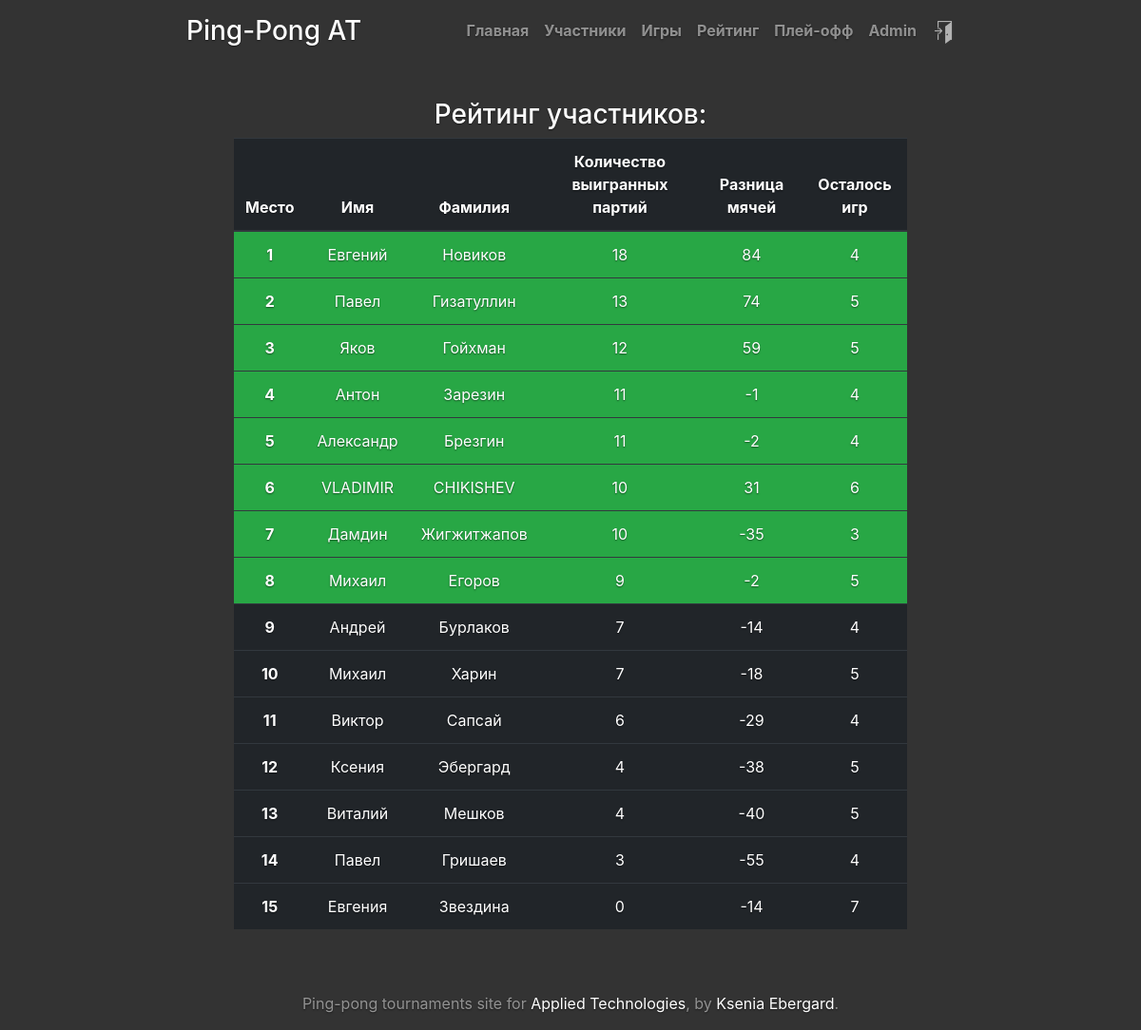
The page /rating/ (signed in) on the database as committed earlier.
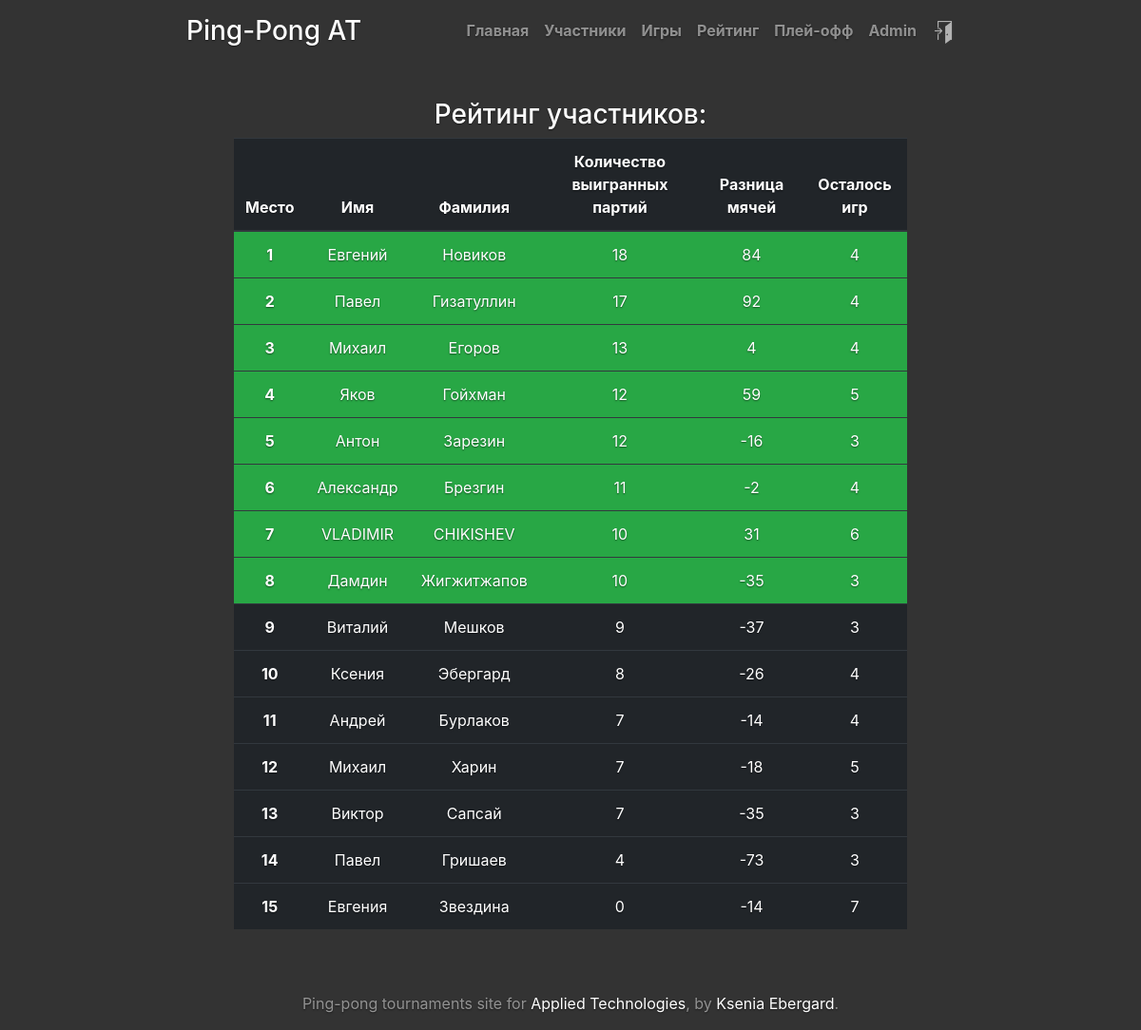
The same page on the database as committed later.
### tournament/models.py (models this page shows, shortened)
class Participant(models.Model):
    tournament = models.ForeignKey(Tournament, to_field='id', on_delete=models.CASCADE)
    user = models.ForeignKey(User, to_field='username', on_delete=models.CASCADE)
    drawn_number = models.SmallIntegerField('drawn number', blank=True, null=True)
    initialized = models.BooleanField(default=False)
    win_sets = models.IntegerField(default=0)
    win_balls = models.IntegerField(default=0)
    games_left = models.IntegerField(default=10)
    class Meta:
        unique_together = ('tournament', 'user')
    def __eq__(self, other):
        if isinstance(other, self.__class__):
            return self.tournament == other.tournament and self.user == other.user
        return False
    def save(self, *args, **kwargs):
        super(Participant, self).save(*args, **kwargs)

### tournament/views.py (the view)
# urls.py: path('rating/', views.rating, name='rating'),
def rating(request):
    tournament = get_current_tournament()
    if tournament:
        tournament_status = tournament.get_status()
    else:
        return HttpResponse("<h2>Rating is not available</h2>")
    recount_rating()
    participants = list(tournament.participant_set.all())
    participants.sort(key=lambda elem: (elem.win_sets, elem.win_balls), reverse=True)
    if tournament_status in (0, 1, 2, 3):
        return render(request, 'tournament/rating.html', locals())
    else:
        return HttpResponse("<h2>Participants rating is not available</h2>")

### tournament/functions.py (called while the page is built)
def get_current_tournament():
    if Tournament.objects.exists():
        return Tournament.objects.latest('id')
    return None

def recount_rating():
    tournament = get_current_tournament()
    for p in tournament.participant_set.all():
        p.win_sets = 0
        p.win_balls = 0
        p.games_left = 0
        for g in Game.objects.filter((Q(participant1=p) | Q(participant2=p)) & Q(game_id=0)):
            if g.setresult_set.exists():
                for r in g.setresult_set.all():
                    if g.participant1 == p:
                        if r.result1 > r.result2:
                            p.win_sets += 1
                        p.win_balls += r.result1 - r.result2
                    else:
                        if r.result2 > r.result1:
                            p.win_sets += 1
                        p.win_balls += r.result2 - r.result1
            else:
                p.games_left += 1
        p.save(update_fields=["win_sets", "win_balls", "games_left"])

### tournament/models.py (called while the page is built)
    def number_of_participants(self):
        return self.participant_set.count()

    def get_status(self):
        if timezone.now() < self.reg_end:
            return 0
        elif timezone.now() >= self.reg_end and timezone.localdate() < self.start_date:
            return 1
        elif self.start_date <= timezone.localdate() < self.start_date_playoff:
            return 2
        elif self.start_date_playoff <= timezone.localdate() <= self.end_date:
            return 3
        else:
            return 4

### tournament/templates/tournament/rating.html (shortened to what this page needs)
{% extends "base.html" %}
{% block content %}
<h3 class="cover-heading">Рейтинг участников:</h3>
<table class="table table-dark">
    <thead>
        <tr>
            <th scope="col">Место</th>
            <th scope="col">Имя</th>
            <th scope="col">Фамилия</th>
            <th scope="col">Количество выигранных партий</th>
            <th scope="col">Разница мячей</th>
            <th scope="col">Осталось игр</th>
        </tr>
    </thead>
    <tbody>
    {% for p in participants %}
        {% if forloop.counter <= 8 %}
        <tr class="bg-success">
        {% else %}
        <tr>
        {% endif %}
            <th scope="row">{{ forloop.counter }}</th>
            <td>{{ p.user.first_name }}</td>
            <td>{{ p.user.last_name }}</td>
            <td>{{ p.win_sets }}</td>
            <td>{{ p.win_balls }}</td>
            <td>{{ p.games_left }}</td>
        </tr>
    {% endfor %}
    </tbody>
</table>
{% endblock %}

### templates/base.html (shortened to what this page needs)
{% load static %}
<!DOCTYPE html>
<html lang="en">
<head>
    <link rel="stylesheet" href="{% static "tournament/bootstrap.min.css"%}">
    <link rel="stylesheet" href="{% static "tournament/cover.css"%}">
</head>
<body class="text-center">
    <div class="cover-container d-flex h-100 p-3 mx-auto flex-column">
        <header class="masthead mb-auto">
            <div class="inner">
              <h3 class="masthead-brand">Ping-Pong AT</h3>
              <nav class="nav nav-masthead justify-content-center">
                <a class="nav-link" href="/">Главная</a>
                {% if tournament_status == 0 or tournament_status == 1 or tournament_status == 2 or tournament_status == 3 %}
                    {% if tournament.number_of_participants > 0  %}
                        <a class="nav-link" href="/participants">Участники</a>
                    {% endif %}
                {% endif %}
                {% if tournament_status == 1 or tournament_status == 2 or tournament_status == 3 %}
                    <a class="nav-link" href="/games">Игры</a>
                {% endif %}
                {% if tournament_status == 2 or tournament_status == 3 %}
                    <a class="nav-link" href="/rating">Рейтинг</a>
                {% endif %}
                {% if tournament_status == 2 or tournament_status == 3 %}
                    <a class="nav-link" href="/playoff">Плей-офф</a>
                {% endif %}
                {% if request.user.is_authenticated %}
                  {% if request.user.first_name %}
                    <a class="nav-link" href="/accounts/me/">{{ request.user.first_name }}</a>
                  {% else %}
                    <a class="nav-link" href="/accounts/me/">{{ request.user }}</a>
                  {% endif %}
                  <a class="nav-link" href="/accounts/logout/"><img src="{% static "tournament/door-exit.png"%}" style="filter: invert(70%)"></a>
                {% else %}
                  <a class="nav-link" href="/accounts/login/">Войти</a>
                {% endif %}
              </nav>
            </div>
        </header>
        <main role="main" class="inner cover">
            {% block content %}{% endblock %}
        </main>
        <footer class="mastfoot mt-auto">
            <div class="inner">
              <p>Ping-pong tournaments site for <a href="http://www.appliedtech.ru" target="_blank">Applied Technologies</a>, by <a href="https://vk.com/ebergard" target="_blank">Ksenia Ebergard</a>.
             </p>
            </div>
        </footer>
    </div>
</body>
</html>

### tournament/static/tournament/cover.css (style rules this page uses)
a, a:focus, a:hover { color: #fff; }
html, body { height: 100%; background-color: #333; }
body { display: -ms-flexbox; display: -webkit-box; display: flex; -ms-flex-pack: center; -webkit-box-pack: center; justify-content: center; color: #fff; text-shadow: 0 .05rem .1rem rgba(0, 0, 0, .5); }
.cover-container { width: 70%; }
.masthead { margin-bottom: 2rem; }
.masthead-brand { margin-bottom: 0; }
.nav-masthead .nav-link { padding: .25rem 0; font-weight: 700; color: rgba(255, 255, 255, .5); background-color: transparent; border-bottom: .25rem solid transparent; }
.nav-masthead .nav-link + .nav-link { margin-left: 1rem; }
@media (min-width: 48em) { .masthead-brand { float: left; } }
@media (min-width: 48em) { .nav-masthead { float: right; } }
.cover { padding: 50px 50px; }
.mastfoot { color: rgba(255, 255, 255, .5); }

Rows that differ between the two databases and show on the page:
changed Participant "Гизатуллин": win_sets "13" → "17"; win_balls "74" → "92"; games_left "5" → "4"
changed Participant "Егоров": win_sets "9" → "13"; win_balls "-2" → "4"; games_left "5" → "4"; moves up the list
changed Participant "Антон": win_sets "11" → "12"; win_balls "-1" → "-16"; games_left "4" → "3"
changed Participant "Виталий": win_sets "4" → "9"; win_balls "-40" → "-37"; games_left "5" → "3"; moves up the list
changed Participant "Ксения": win_sets "4" → "8"; win_balls "-38" → "-26"; games_left "5" → "4"; moves up the list
changed Participant "Виктор": win_sets "6" → "7"; win_balls "-29" → "-35"; games_left "4" → "3"
changed Participant "Гришаев": win_sets "3" → "4"; win_balls "-55" → "-73"; games_left "4" → "3"
